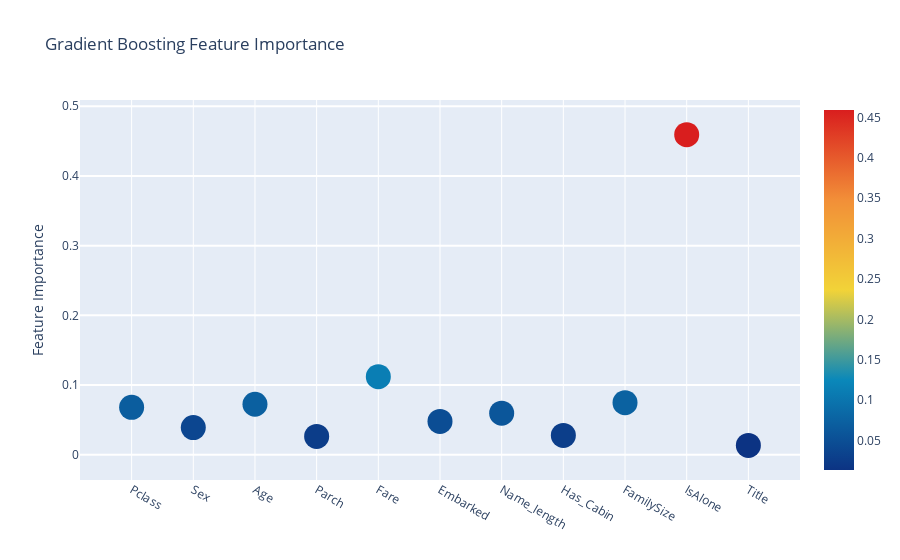

The cell this chart's notebook holds for it:
### Code cell
trace = go.Scatter(
    y=feature_dataframe["Gradient Boost feature importances"].values,
    x=feature_dataframe["features"].values, mode="markers",
    marker=dict(sizemode="diameter", sizeref=1, size=25,
               color=feature_dataframe["Gradient Boost feature importances"].values,
               colorscale="Portland", showscale=True),
    text=feature_dataframe["features"].values)
data = [trace]

layout = go.Layout(
    autosize=True, title="Gradient Boosting Feature Importance", hovermode="closest",
    yaxis=dict(title="Feature Importance", ticklen=5, gridwidth=2), showlegend=False)
fig = go.Figure(data=data, layout=layout)
py.iplot(fig, filename="scatter2010")

### Figure 1 — Plotly figure (JSON) as saved in the notebook; plotly's stock layout.template omitted (floating-point values rounded to 4 significant figures)
{"data": [{"marker": {"color": [0.06796, 0.03889, 0.07238, 0.02629, 0.1119, 0.04779, 0.05966, 0.02775, 0.07463, 0.4593, 0.0134], "colorscale": [[0, "rgb(12,51,131)"], [0.25, "rgb(10,136,186)"], [0.5, "rgb(242,211,56)"], [0.75, "rgb(242,143,56)"], [1, "rgb(217,30,30)"]], "showscale": true, "size": 25, "sizemode": "diameter", "sizeref": 1}, "mode": "markers", "text": ["Pclass", "Sex", "Age", "Parch", "Fare", "Embarked", "Name_length", "Has_Cabin", "FamilySize", "IsAlone", "Title"], "type": "scatter", "x": ["Pclass", "Sex", "Age", "Parch", "Fare", "Embarked", "Name_length", "Has_Cabin", "FamilySize", "IsAlone", "Title"], "y": [0.06796, 0.03889, 0.07238, 0.02629, 0.1119, 0.04779, 0.05966, 0.02775, 0.07463, 0.4593, 0.0134]}], "layout": {"autosize": true, "hovermode": "closest", "showlegend": false, "title": {"text": "Gradient Boosting Feature Importance"}, "yaxis": {"gridwidth": 2, "ticklen": 5, "title": {"text": "Feature Importance"}}}}
